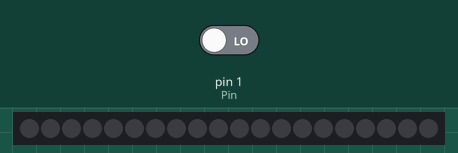
The sketch below on a simulated Arduino Uno, built with avr-gcc and run on an emulated ATmega328P. Parts: 20 RGB LEDs in strip order, left to right. The test bench sets the inputs (shaded band); at power-on: pin 1 (Pin) LOW. Dim RGB values are drawn brighter than linear.

Above: at 1.2 s.
1.3 s: pin 1 (Pin) driven HIGH
At 1.42 s:
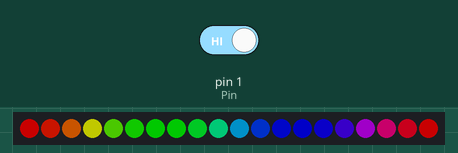
At 1.8 s:
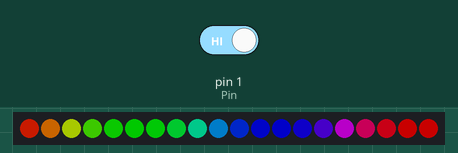

The sketch:

PeYtOnPoPaRt.ino
```cpp
#include <Adafruit_NeoPixel.h>
Adafruit_NeoPixel strip(20, 0, NEO_GRB + NEO_KHZ800);
#include <Bounce2.h>
Bounce button = Bounce();

int numGrid = 20;
int numFrames = 3;
int Pin = 1;
int specialTimer = 500;
int switchVal = 0;
long beginTime = millis();
int timerInterval = 100;
int colores;
int whichFrame = 0;
boolean atEnd = false;

char index[20] {

                   0,
                   1,
               2,  3,  4,      5,
           6,  7,  8,  9,  10, 11, 12,
           13, 14, 15, 16, 17, 18, 19,

};

char colors[4][3] {
    {0, 0, 0},//black 0

    {255, 255, 255},//white 1

    {0, 0, 255},// blue 2

    {0, 0, 100},// less blue 3
};

char frames[3][20] {
        {
                   1,
                   1,
                3, 2, 3,    3,
             3, 2, 2, 2, 3, 2, 3,
             3, 2, 2, 2, 2, 2, 3,

        },
        {
                   1,
                   1,
                1, 1, 1,    1,
             3, 2, 2, 2, 3, 2, 3,
             3, 2, 2, 2, 2, 2, 3,
        },
        {
                   1,
                   1,
               1, 1, 1,    1,
             1, 1, 2, 1, 2, 1, 1,
             1, 2, 1, 2, 1, 2, 1,
        },

};


void setup() {
  strip.begin();

  strip.show();

  button.attach(Pin, INPUT);

  button.interval(20);
}

void loop() {
  button.update();
  if (button.rose()) {
      switchVal++;
}
  if (switchVal > 2) {
      switchVal = 0;
}

switch (switchVal) {

    case 0:
      for (int i = 0; i < strip.numPixels(); i++) {
        strip.setBrightness(100);

        strip.setPixelColor(i, 0, 0, 0);

        strip.show();
 }
 break;

    case 1:
      if (millis() - beginTime > timerInterval) {
        colores += 255 * 5;

        strip.rainbow(colores);

        strip.show();

        beginTime = millis();
 }
      if (colores > 65536 * 5) {

        colores = 0;
 }
 break;

    case 2:
      if (millis() - beginTime > specialTimer) {
        for (int i = 0; i < numGrid; i++) {
        int whichLED = i;

        int whichIndex = index[whichLED];

        int whichColor = frames[whichFrame][whichLED];

        int r = colors[whichColor][0];

        int g = colors[whichColor][1];

        int b = colors[whichColor][2];

          strip.setPixelColor(whichIndex, r, g, b);
}

        if(whichFrame < numFrames){
          whichFrame++;
}

        if(whichFrame > 2){
          whichFrame = 0;
}

        beginTime = millis();
        strip.show();
    }
 break;
  }
}
```

Measured:
- after the input at 1.3 s, the LEDs: change after 0.06 s (image 1)
